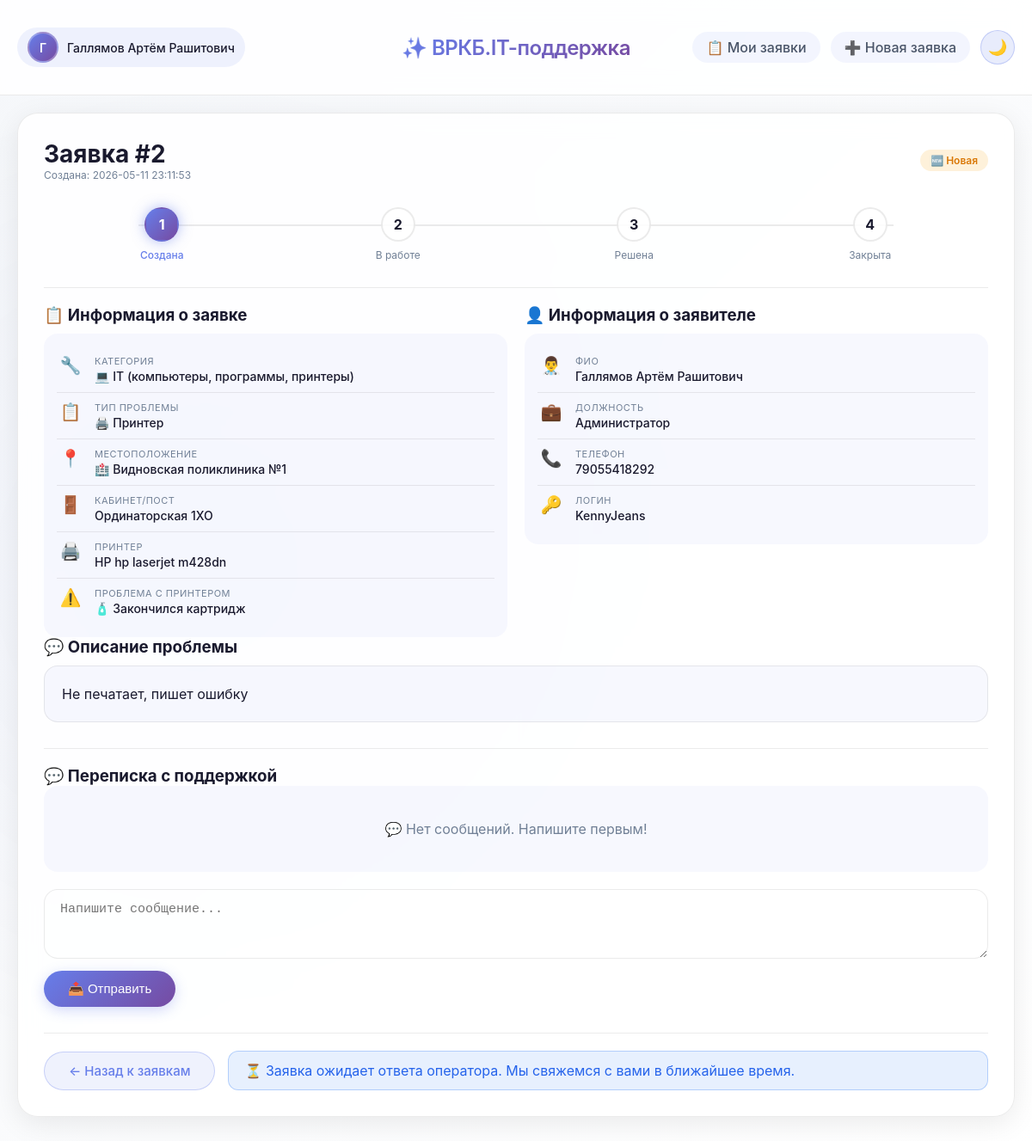
/ticket/2 (signed in), run on an earlier commit of the app's database.
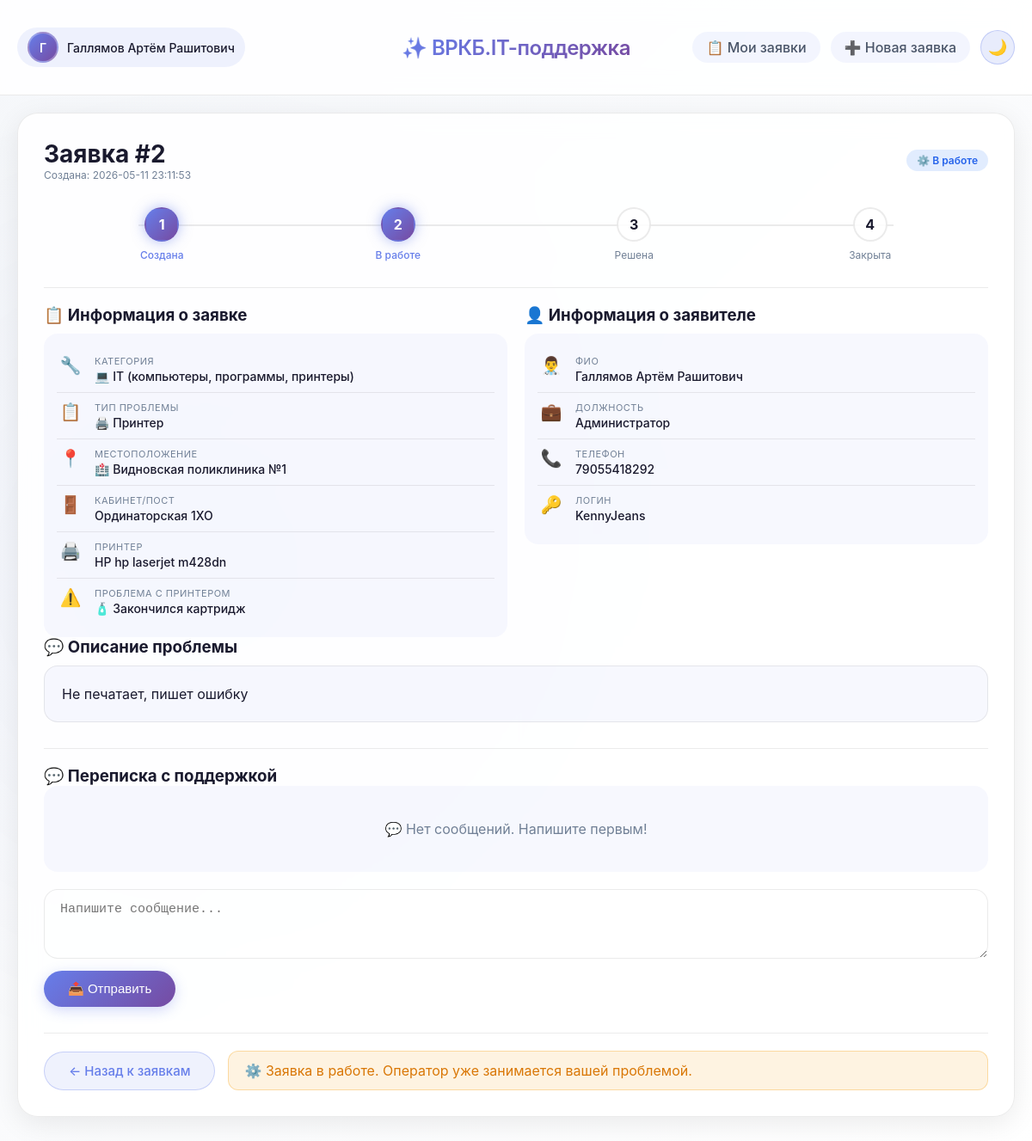
And on a later commit of the database.
### app.py (the view)
    def decorated_function(*args, **kwargs):
        if not session.get('user_id'):
            flash('Пожалуйста, войдите в систему', 'warning')
            return redirect(url_for('login'))
        return f(*args, **kwargs)

### app.py (called while the page is built)
def get_db_connection():
    conn = sqlite3.connect('databases/database_helpdesk.db')
    conn.row_factory = sqlite3.Row
    return conn

def login_required(f):
    def decorated_function(*args, **kwargs):
        if not session.get('user_id'):
            flash('Пожалуйста, войдите в систему', 'warning')
            return redirect(url_for('login'))
        return f(*args, **kwargs)
    decorated_function.__name__ = f.__name__
    return decorated_function

@app.route('/ticket/<int:ticket_id>')
@login_required
def ticket_status(ticket_id):
    conn = get_db_connection()
    ticket = conn.execute('''
        SELECT t.*, u.last_name, u.first_name, u.middle_name, u.post, u.phone, u.username
        FROM tickets t
        JOIN users u ON t.user_id = u.id
        WHERE t.id = ? AND t.user_id = ?
    ''', (ticket_id, session['user_id'])).fetchone()
    conn.close()
    if not ticket:
        flash('Заявка не найдена', 'danger')
        return redirect(url_for('dashboard'))
    return render_template('ticket_status.html', ticket=ticket)

### templates/ticket_status.html (shortened to what the changed rows need)
{% extends "base.html" %}
{% block content %}
<div class="card">
    <div class="ticket-header">
        <div>
            <h1 class="ticket-id">Заявка #{{ ticket.id }}</h1>
            <p class="text-muted">Создана: {{ ticket.created_at }}</p>
        </div>
        <span class="status-badge status-{{ ticket.status }} status-large">
            {% if ticket.status == 'new' %}🆕 Новая
            {% elif ticket.status == 'in_progress' %}⚙️ В работе
            {% elif ticket.status == 'resolved' %}✅ Решена
            {% elif ticket.status == 'closed' %}📦 Закрыта
            {% endif %}
        </span>
    </div>
    <div class="progress-steps">
        <div class="progress-step {% if ticket.status in ['in_progress', 'resolved', 'closed'] %}active{% endif %}">
            <div class="step-circle">2</div>
            <div class="step-label">В работе</div>
        </div>
    </div>
                            {% set location_map = {
                            'main': '🏥 Видновская РКБ',
                            'polyclinic1': '🏥 Видновская поликлиника №1',
                            'polyclinic3': '🏥 Видновская поликлиника №3',
                            'children': '🏥 Детская поликлиника'
                            } %}
    <div class="action-buttons">
        <a href="{{ url_for('dashboard') }}" class="btn btn-outline">← Назад к заявкам</a>
        {% if ticket.status == 'new' %}
        <div class="alert alert-info status-message">
            ⏳ Заявка ожидает ответа оператора. Мы свяжемся с вами в ближайшее время.
        </div>
        {% elif ticket.status == 'in_progress' %}
        <div class="alert alert-warning status-message">
            ⚙️ Заявка в работе. Оператор уже занимается вашей проблемой.
        </div>
        {% elif ticket.status == 'resolved' %}
        <div class="alert alert-success status-message">
            ✅ Заявка решена! Если проблема осталась, создайте новую заявку.
        </div>
        {% endif %}
    </div>
</div>
{% endblock %}

What changed in the data, as far as the page shows it:
changed tickets "Не печатает, пишет ошибку": status "new" → "in_progress" (drawn)
Also different on the page:
text no longer shown: "🆕 Новая ⏳ Заявка ожидает ответа оператора. Мы свяжемся с вами в ближайшее время."
text now shown: "⚙️ В работе ⚙️ Заявка в работе. Оператор уже занимается вашей проблемой."
